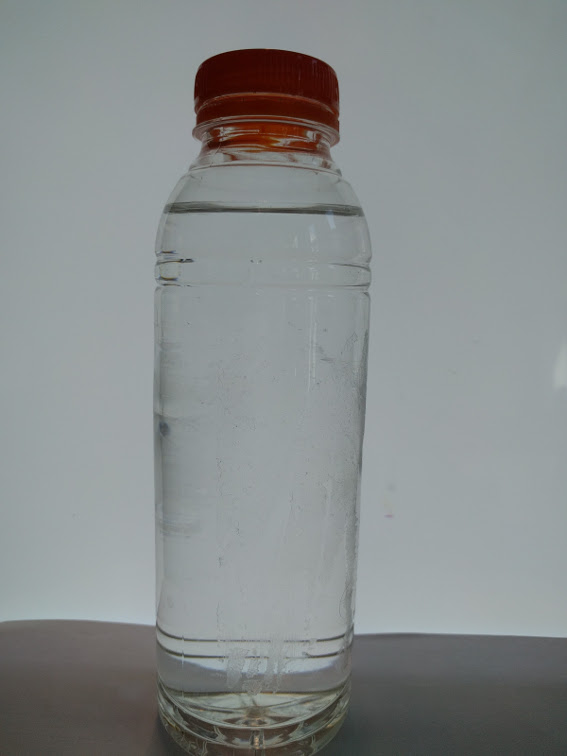
#> input picture images/fles1.jpg, 567 x 756 px
$ python main.py   (older library calls are emulated)
#> lines starting #> are read from the running program, lines starting #| are printed output that depends on the picture; after the words box and inside, x2 and y2 are one past the last pixel; in counts of white or black regions, pixels touching at a corner belong together; long printed decimals are rounded
#> further down, img is the input picture: shape (756, 567, 3); mean B, G, R 141, 140.7, 135.9
import cv2
import numpy as np


def nothing(x):
    pass


def init():
    #Create sliders
    cv2.namedWindow("slider", cv2.WINDOW_AUTOSIZE)
    cv2.createTrackbar("low", "slider", 0, 255, nothing)
    cv2.createTrackbar("high", "slider", 0, 255, nothing)
    cv2.setTrackbarPos("low", "slider", 146)
    cv2.setTrackbarPos("high", "slider", 4)


# Return edges
def get_edges(img, low, high):
    gray = cv2.cvtColor(img, cv2.COLOR_BGR2GRAY)
    canny = cv2.Canny(gray, low, high)
    return canny

# Returns Threshold image
def get_threshold(img, threshold, kernel_size):
    kernel = np.ones((kernel_size, kernel_size), np.uint8)
    gray = cv2.cvtColor(img, cv2.COLOR_BGR2GRAY)
    ret, thresh = cv2.threshold(gray, threshold, 255, cv2.THRESH_BINARY)
    thresh = cv2.morphologyEx(thresh, cv2.MORPH_CLOSE, kernel)
    return thresh


# Finds ground/floor on the image
def get_edge_hight(img):
    img_edge = img[0:756, 0:10]

    edge_canny = get_edges(img_edge, 57, 120)
    im, contours_edge, hierarchy_edge = cv2.findContours(edge_canny, cv2.RETR_LIST, cv2.CHAIN_APPROX_NONE)
#> contours_edge = 1 contour, all with area under 20
    print("Ground level found on: ", contours_edge[0][0][0][1])
#| Ground level found on:  620
#> `edge_height = get_edge_hight(img)`: edge_height = 620
    return contours_edge[0][0][0][1]


# Returns water level
def get_water_level(img, row):

    img_thresh = get_threshold(img, 97, 4)

    for pixel in range(0, img_thresh.shape[1]):
        if img_thresh[pixel][row] == 0:
            print("water level found!", pixel)
            img[pixel][row] = [0, 255, 0]
            return pixel
        else:
            img[pixel][row] = [255, 0, 0]

# Returns position, and width of top
def get_top(img):
    # Build mask array
    lower_unit = np.array([105, 57, 32])
    upper_unit = np.array([137, 255, 110])

    # Convert image to HSV
    hsv = cv2.cvtColor(img, cv2.COLOR_RGB2HSV)
#> hsv: shape (283, 567, 3); mean H, S, V 35.8, 32.1, 144.5
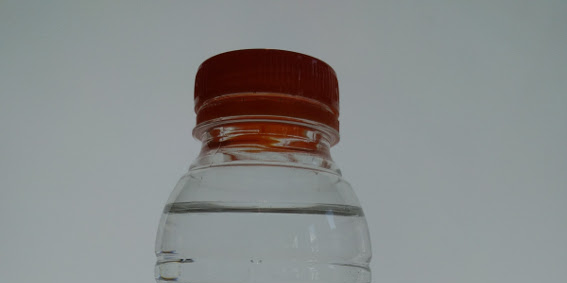
#> img: shape (283, 567, 3); mean of channels 0, 1, 2 139.3, 139.5, 136; drawn as B, G, R

    # Filter colors
    mask = cv2.inRange(hsv, lower_unit, upper_unit)
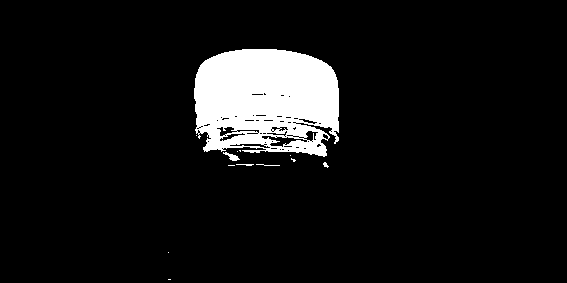
#> mask: shape (283, 567); 7.9% white; 13 white regions (8 under 20 px), largest, box (x1, y1, x2, y2) and area: (194, 49, 339, 157) 12518, (223, 152, 240, 161) 67, (236, 164, 254, 166) 24, (256, 164, 280, 166) 24, (323, 162, 329, 168) 20
    res = cv2.bitwise_and(img, img, mask=mask)

    # Get threshold
    thresh = get_threshold(res, 20, 5)
#> in get_threshold, `ret, thresh = cv2.threshold(gray, threshold, 255, cv2.THRESH_BINARY)`: ret = 20
#> in get_threshold, `thresh = cv2.morphologyEx(thresh, cv2.MORPH_CLOSE, kernel)`: thresh: shape (283, 567); 7.9% white; 5 white regions (3 under 20 px)

    # Recognize contoours
    im, contours, hierarchy = cv2.findContours(thresh, cv2.RETR_EXTERNAL, cv2.CHAIN_APPROX_NONE)
#> contours = 5 contours, 4 with area under 20; largest, box (x1, y1, x2, y2) and area: (194, 49, 339, 166) 13532
    for cnt in range(0, len(contours)):
        if cv2.contourArea(contours[cnt]) > 200:
            x, y, w, h = cv2.boundingRect(contours[cnt])

            cv2.rectangle(img, (x, y), (x + w, y + h), (255, 255, 255), 2)
            print("Found top on: ", x, y, "Width:", w, "Height: ", h)
            return y + h, x, w,
#> this loop made 5 passes
#> (x, y, w, h) on pass 5: (194, 49, 145, 117)
#| Found top on:  194 49 Width: 145 Height:  117

# Calculate cm to pixel ratio
def calc_cmpx(pixels, cm):
    return cm / pixels


init()
diameter = []
water_found = False
while True:

    # Read Image
    img = cv2.imread("images/fles1.jpg")

    # Get the height of the ground
    edge_height = get_edge_hight(img)

    # Find the top of the bottle, returns the hight and the width (4 cm in real-life)
    top_y, top_x, top_width = get_top(img[0:int(img.shape[1] / 2)])
#> top_y = 166; top_x = 194; top_width = 145
    cmpx = calc_cmpx(top_width, 4.2)
#> cmpx = 0.029
    print(cmpx)
#| 0.02897

    # Find the water level in the image between the ground (edge) and the top of the bottle. If function returns error
    # there is no water level and program runs again
    try:
        water_level = get_water_level(img[top_y:edge_height], int(top_x + (top_width / 2))) + top_y
#> call 2 of get_threshold, with threshold = 97, kernel_size = 4
#> in get_threshold (call 2), `gray = cv2.cvtColor(img, cv2.COLOR_BGR2GRAY)`:
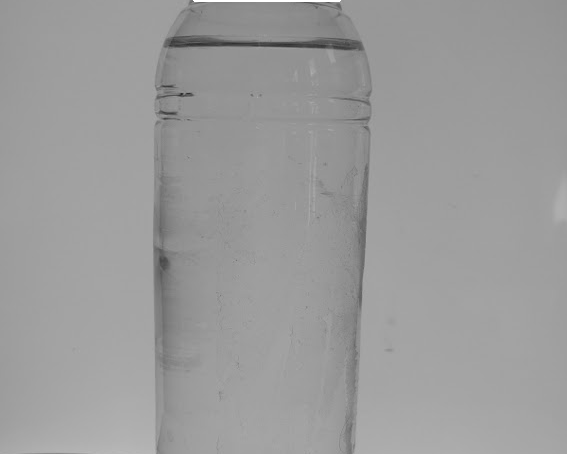
#> gray: shape (454, 567); min 42, max 255, mean 155.2
#> in get_threshold (call 2), `ret, thresh = cv2.threshold(gray, threshold, 255, cv2.THRESH_BINARY)`:
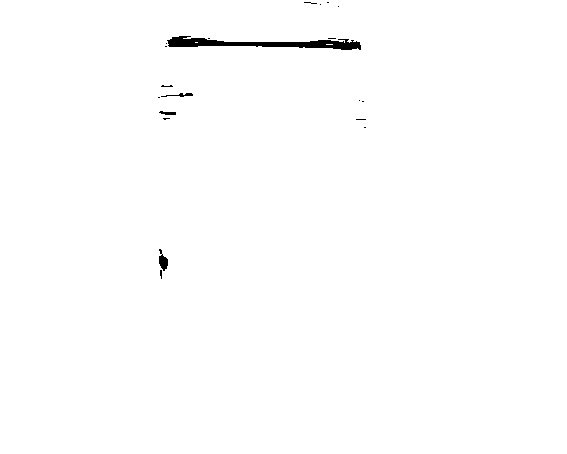
#> thresh: shape (454, 567); 99.4% white; 20 black regions (16 under 20 px), largest, box (x1, y1, x2, y2) and area: (167, 36, 361, 50) 1245, (159, 249, 168, 271) 116, (161, 93, 193, 97) 58, (159, 111, 176, 115) 46
#> in get_threshold (call 2), `ret, thresh = cv2.threshold(gray, threshold, 255, cv2.THRESH_BINARY)`: ret = 97
#> in get_threshold (call 2), `thresh = cv2.morphologyEx(thresh, cv2.MORPH_CLOSE, kernel)`:
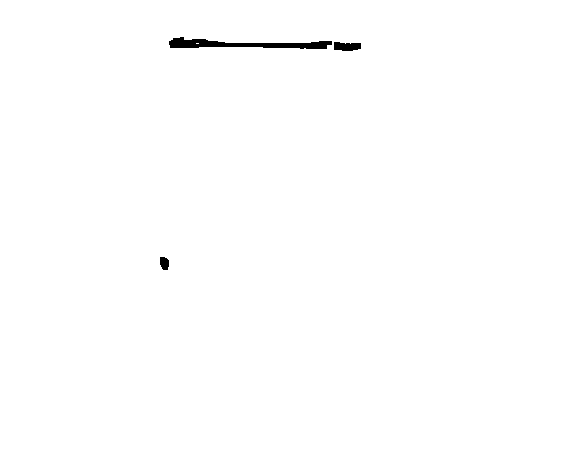
#> thresh: shape (454, 567); 99.5% white; 3 black regions, box (x1, y1, x2, y2) and area: (169, 37, 332, 49) 971, (334, 42, 361, 51) 201, (160, 257, 169, 270) 98
#> after the loop in get_water_level, `for pixel in range(0, img_thresh.shape[1]):`: img: shape (454, 567, 3); mean of channels 0, 1, 2 158.8, 157.2, 149.6
#> water_level = 209
        water_found = True
    except Exception:
        print("Couldn't find water level, bottle empty?")
        water_found = False

    # When water level is found run the following code
    if water_found:

        # Crop the image between the water level and the ground and make it binary
        img_crop = img[top_y:water_level, 0:567]
        img_crop_thresh = get_threshold(img_crop, cv2.getTrackbarPos("low", "slider"),
                                        cv2.getTrackbarPos("high", "slider"))
#> call 3 of get_threshold, with threshold = 146, kernel_size = 4
#> in get_threshold (call 3), `ret, thresh = cv2.threshold(gray, threshold, 255, cv2.THRESH_BINARY)`:
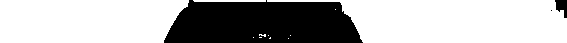
#> thresh: shape (43, 567); 69.7% white; 3 black regions (1 under 20 px), largest, box (x1, y1, x2, y2) and area: (164, 0, 363, 43) 7247, (555, 0, 567, 18) 139
#> in get_threshold (call 3), `ret, thresh = cv2.threshold(gray, threshold, 255, cv2.THRESH_BINARY)`: ret = 146
#> in get_threshold (call 3), `thresh = cv2.morphologyEx(thresh, cv2.MORPH_CLOSE, kernel)`: thresh: shape (43, 567); 70.6% white; 2 black regions, box (x1, y1, x2, y2) and area: (165, 0, 363, 43) 7035, (556, 0, 567, 19) 129
        cv2.imshow("thress", img_crop_thresh)

        # Draw the water level and the edge height to the image
        cv2.line(img, (0, water_level + 1), (img.shape[1], water_level + 1), (0, 0, 255), 2)
#> img: shape (756, 567, 3)
        cv2.line(img, (0, top_y), (img.shape[1], top_y), (0, 255, 0), 2)
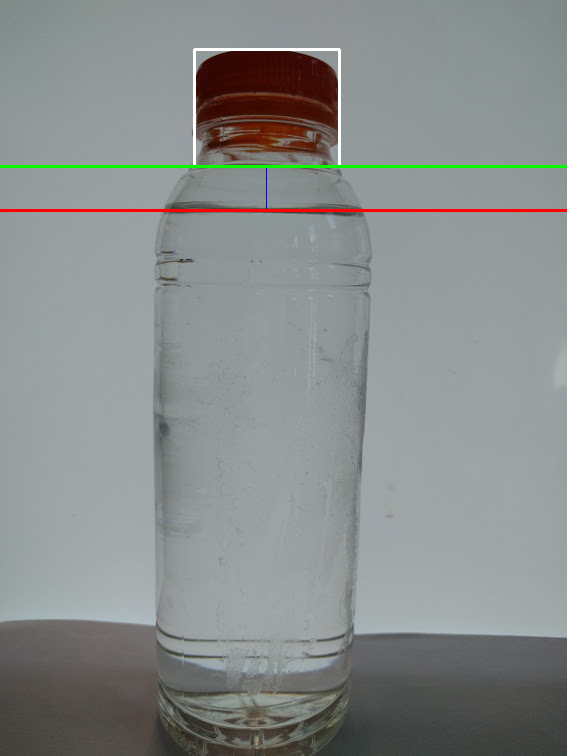
#> img: shape (756, 567, 3); mean B, G, R 140.2, 141, 136.2

        # Get the diameter of the bottle for each pixel row
        for pixel_row in range(0, img_crop_thresh.shape[0]):
            # checks for the first black pixel from the left
            for pixel_left in range(0, int(img_crop_thresh.shape[1] / 2), 1):
                if img_crop_thresh[pixel_row][pixel_left] == 0:
                    break
            # check for the first black pixel form the right
            for pixel_right in range(int(img_crop_thresh.shape[1] - 80), int(img_crop_thresh.shape[1] / 2), -1):
                if img_crop_thresh[pixel_row][pixel_right] == 0:
                    break
            # Compensate for cutting the image in half
            pixel_right -= int(img_crop_thresh.shape[1] / 2)

            # Calculate the diameter
            diameter.append((pixel_right + (567 / 2 - pixel_left)) * cmpx)

            # print edge to image then print it to the screen
            img[pixel_row + top_y][pixel_right + int(img_crop_thresh.shape[1] / 2)] = [0, 0, 0]
            img[pixel_row + top_y][pixel_left] = [0, 0, 0]
            cv2.imshow("img", img)
            cv2.waitKey(5)
#> img: shape (756, 567, 3); 0.02% of pixels changed, all inside (x1, y1, x2, y2) = (165, 166, 363, 209)
#> after the loop, diameter = 43 values from 2.74 to 5.72; pixel_right = 79

        # calculate the volume per pixel row
        volume_slice = []
        for i in range(0, len(diameter)):
            volume_slice.append((((diameter[i] / 2) ** 2) * np.pi) * cmpx)
#> this loop made 43 passes
#> after the loop, volume_slice = 43 values from 0.17 to 0.745

        # Calculate the total volume and print it to the console
        volume = round(sum(volume_slice))
#> volume = 24
        print("Volume between lines: ", volume, " ml")
#| Volume between lines:  24  ml
        print("Volume of bottle ", 500 - volume)
#| Volume of bottle  476

        # Program waits until esc is pressed, then exits
        if cv2.waitKey(0) in {1048603, 27}:
#> (key Esc is pressed here)
            break

    # Quit program when esc is pressed, for windows and linux
    if cv2.waitKey(1) in {1048603, 27}:
        cv2.destroyAllWindows()
        break

$ run again, with images/fles4.jpg copied over images/fles1.jpg
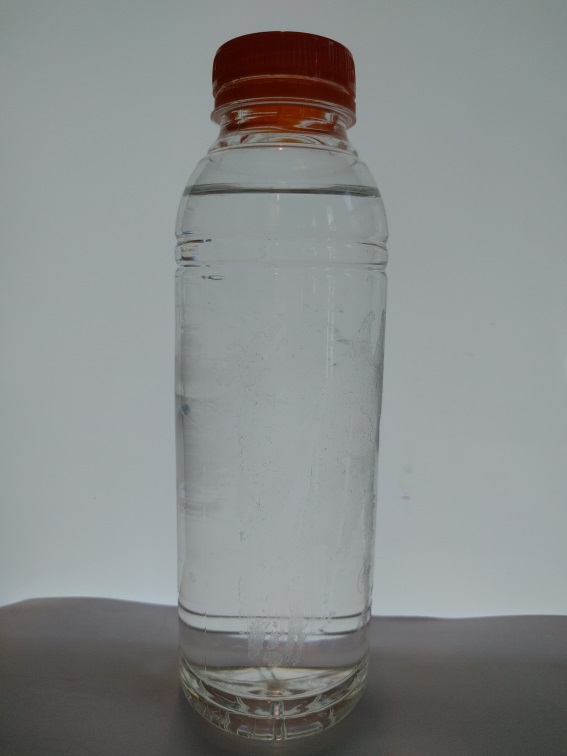
#> input picture images/fles4.jpg, 567 x 756 px
#> img is the input picture: shape (756, 567, 3); mean B, G, R 139.4, 139, 135.7
#> contours_edge = 1 contour, all with area under 20
#| Ground level found on:  604
#> edge_height = 604
#> hsv: shape (283, 567, 3); mean H, S, V 37.2, 29.9, 145.4
#> in get_top, `mask = cv2.inRange(hsv, lower_unit, upper_unit)`:
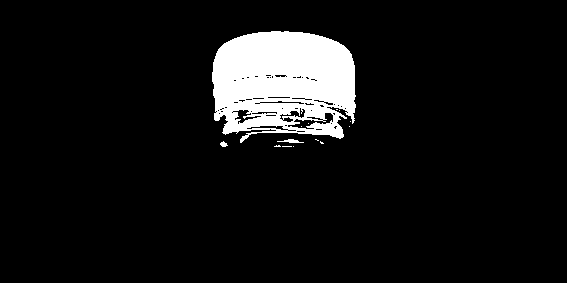
#> mask: shape (283, 567); 7.7% white; 14 white regions (11 under 20 px), largest, box (x1, y1, x2, y2) and area: (212, 31, 356, 143) 12252, (277, 139, 304, 143) 57, (220, 141, 228, 147) 30
#> ret = 20
#> contours = 5 contours, 2 with area under 20; largest, box (x1, y1, x2, y2) and area: (212, 31, 356, 143) 13105, (274, 139, 304, 147) 108, (220, 141, 228, 147) 21
#> the loop in get_top, `for cnt in range(0, len(contours)):` made 5 passes
#> (x, y, w, h) on pass 5: (212, 31, 144, 112)
#> (printed output is left out)
#> top_y = 143; top_x = 212; top_width = 144
#> cmpx = 0.0292
#| 0.02917
#> gray: shape (461, 567)
#> water_level = 190
#> gray: shape (47, 567)
#> `cv2.line(img, (0, top_y), (img.shape[1], top_y), (0, 255, 0), 2)`:
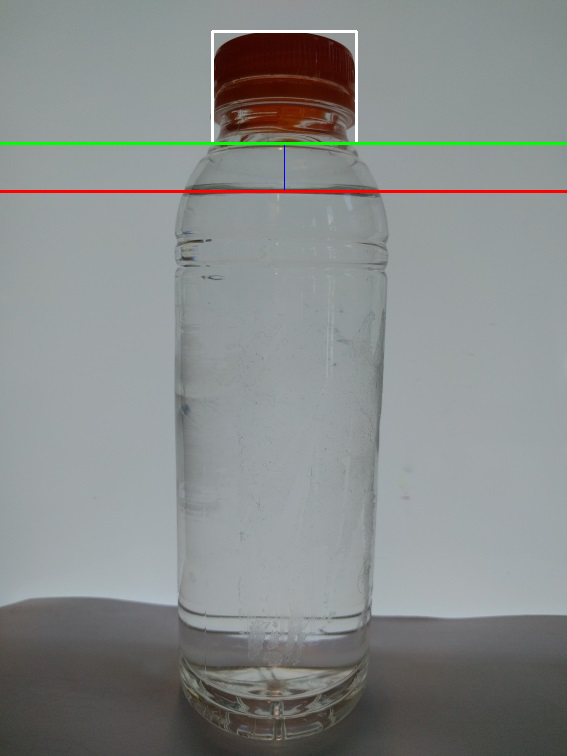
#> img: shape (756, 567, 3); mean B, G, R 138.7, 139.2, 135.9
#> after the loop `for pixel_row in range(0, img_crop_thresh.shape[0]):`: diameter = 47 values from 0.0729 to 5.61; pixel_right = 95
#> the loop `for i in range(0, len(diameter)):` made 47 passes
#> after the loop `for i in range(0, len(diameter)):`: volume_slice = 47 values from 0.000122 to 0.722
#> volume = 25
#| Volume between lines:  25  ml
#| Volume of bottle  475
